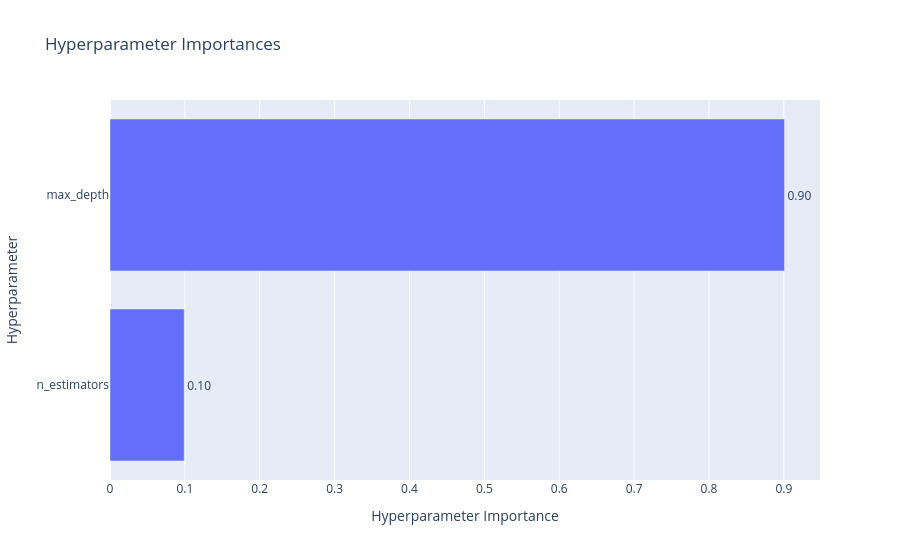

The notebook cell saved with this chart:
### Code cell
# 5. Hyperparameter Importance
plot_param_importances(study).show()

### Figure 1 — Plotly figure (JSON) as saved in the notebook; plotly's stock layout.template omitted (floating-point values rounded to 4 significant figures)
{"data": [{"cliponaxis": false, "hovertemplate": ["n_estimators (IntDistribution): 0.09911705243485099<extra></extra>", "max_depth (IntDistribution): 0.9008829475651491<extra></extra>"], "name": "Objective Value", "orientation": "h", "text": ["0.10", "0.90"], "textposition": "outside", "type": "bar", "x": [0.09912, 0.9009], "y": ["n_estimators", "max_depth"]}], "layout": {"title": {"text": "Hyperparameter Importances"}, "xaxis": {"title": {"text": "Hyperparameter Importance"}}, "yaxis": {"title": {"text": "Hyperparameter"}}}}
